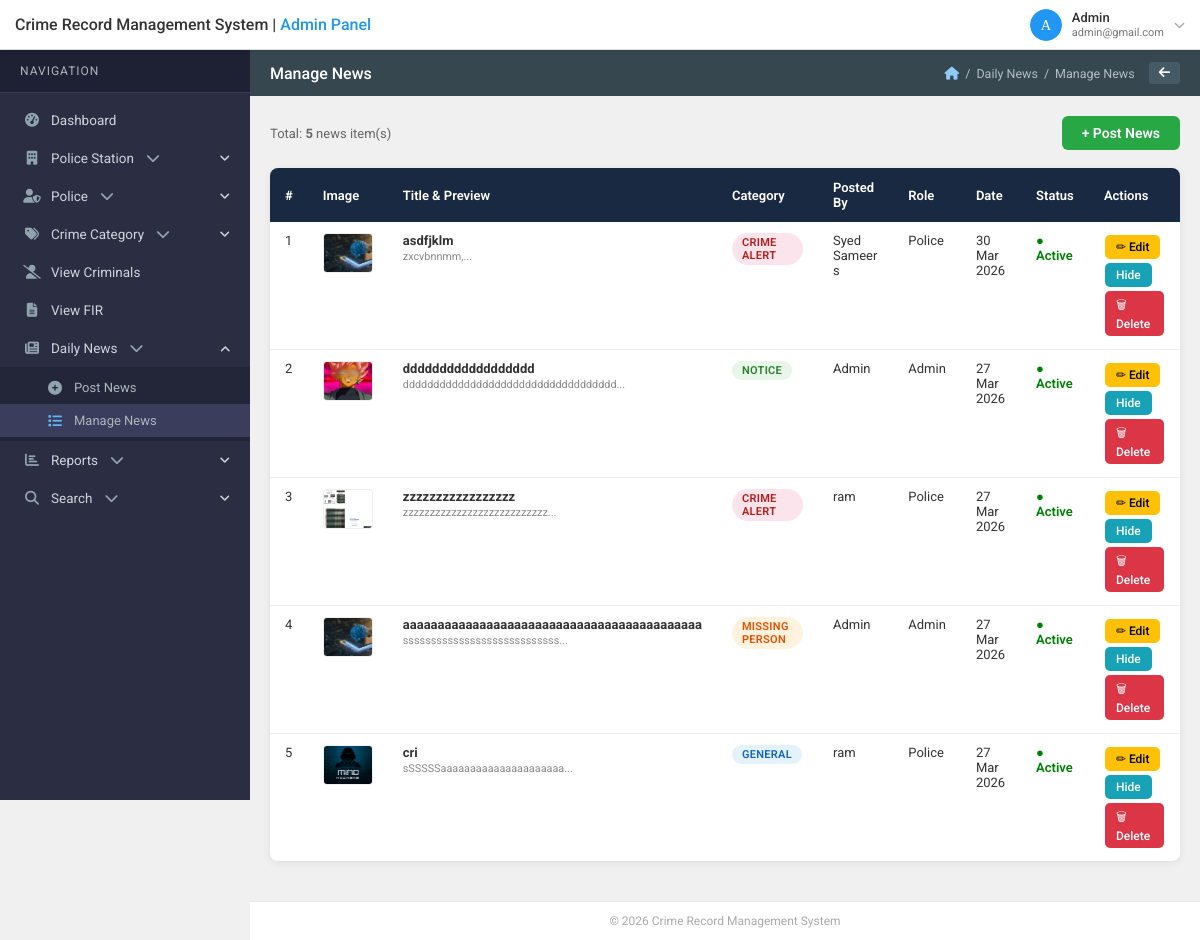
Page /reports/admin/manage_news.php (signed in) on the committed database.
### tables this page shows
CREATE TABLE `news` (
  `id` int(11) NOT NULL,
  `title` varchar(255) NOT NULL,
  `content` text NOT NULL,
  `image` varchar(255) DEFAULT NULL,
  `category` enum('General','Crime Alert','Missing Person','Notice','Update') DEFAULT 'General',
  `posted_by` int(11) NOT NULL,
  `posted_by_role` enum('admin','police') NOT NULL,
  `posted_by_name` varchar(100) NOT NULL,
  `station_id` int(11) DEFAULT NULL,
  `is_active` tinyint(1) DEFAULT 1,
  `created_at` datetime DEFAULT current_timestamp(),
  `updated_at` datetime DEFAULT current_timestamp() ON UPDATE current_timestamp()
);

### reports/admin/manage_news.php (the view, shortened to what this page needs)
<?php
require_once '../includes/config.php';
$result = mysqli_query($con, "SELECT * FROM news ORDER BY created_at DESC");
include '../includes/admin-header.php';
?>
<div class="top-bar">
    <span style="font-size:13px;color:#666;">
        Total: <strong><?= mysqli_num_rows($result) ?></strong> news item(s)
    </span>
    <a href="add_news.php" class="btn-add">+ Post News</a>
</div>
<table class="news-table">
    <thead>
        <tr>
            <th>#</th>
            <th>Image</th>
            <th>Title &amp; Preview</th>
            <th>Category</th>
            <th>Posted By</th>
            <th>Role</th>
            <th>Date</th>
            <th>Status</th>
            <th>Actions</th>
        </tr>
    </thead>
    <tbody>
    <?php if (mysqli_num_rows($result) === 0): ?>
        <tr>
            <td colspan="9" style="text-align:center;color:#888;padding:30px;">
                No news found. <a href="add_news.php" style="color:#007bff;">Post your first news</a>.
            </td>
        </tr>
    <?php else:
        $i = 1;
        while ($row = mysqli_fetch_assoc($result)):
            $cat_class = match($row['category']) {
                'Crime Alert'    => 'crime',
                'Missing Person' => 'missing',
                'Notice'         => 'notice',
                'Update'         => 'update',
                default          => 'general'
            };
    ?>
        <tr>
            <td><?= $i++ ?></td>
            <td>
                <?php if ($row['image']): ?>
                    <img src="../uploads/news/<?= htmlspecialchars($row['image']) ?>"
                         class="news-thumb" alt="img">
                <?php else: ?>
                    <span style="color:#ccc;font-size:11px;">No image</span>
                <?php endif; ?>
            </td>
            <td>
                <strong><?= htmlspecialchars($row['title']) ?></strong><br>
                <small style="color:#888;">
                    <?= htmlspecialchars(mb_substr(strip_tags($row['content']), 0, 70)) ?>...
                </small>
            </td>
            <td>
                <span class="badge badge-<?= $cat_class ?>">
                    <?= htmlspecialchars($row['category']) ?>
                </span>
            </td>
            <td><?= htmlspecialchars($row['posted_by_name']) ?></td>
            <td><?= ucfirst(htmlspecialchars($row['posted_by_role'])) ?></td>
            <td><?= date('d M Y', strtotime($row['created_at'])) ?></td>
            <td>
                <?= $row['is_active']
                    ? '<span style="color:green;font-weight:600;">● Active</span>'
                    : '<span style="color:#aaa;font-weight:600;">● Hidden</span>' ?>
            </td>
            <td>
                <a href="edit_news.php?id=<?= $row['id'] ?>" class="btn-sm btn-edit">✏ Edit</a>
                <a href="?toggle=<?= $row['id'] ?>"
                   class="btn-sm <?= $row['is_active'] ? 'btn-toggle-on' : 'btn-toggle-off' ?>">
                    <?= $row['is_active'] ? 'Hide' : 'Show' ?>
                </a>
                <a href="?delete=<?= $row['id'] ?>" class="btn-sm btn-delete"
                   onclick="return confirm('Are you sure you want to delete this news?')">
                    🗑 Delete
                </a>
            </td>
        </tr>
    <?php endwhile; endif; ?>
    </tbody>
</table>
<?php include '../includes/admin-footer.php'; ?>

### reports/css/style.css (style rules this page uses)
* { box-sizing:border-box; margin:0; padding:0; }
body { font-family:'Roboto',sans-serif; font-size:14px; background:#f0f0f0; color:#333; }
a { text-decoration:none; color:inherit; }
.btn-sm { padding:5px 12px; font-size:12.5px; }
.btn-edit { background:#2196F3; color:#fff; }
.btn-delete { background:#f44336; color:#fff; }
.badge { display:inline-block; padding:3px 9px; border-radius:2px; font-size:11px; font-weight:600; text-transform:uppercase; letter-spacing:0.3px; }

### reports/admin/manage_news.php (style rules this page uses)
.top-bar { display: flex; justify-content: space-between; align-items: center; margin-bottom: 18px; }
.news-table { width: 100%; border-collapse: collapse; background: #fff; border-radius: 8px; overflow: hidden; box-shadow: 0 2px 8px rgba(0,0,0,0.07); }
.news-table th { background: #1a2942; color: #fff; padding: 12px 15px; text-align: left; font-size: 13px; font-weight: 600; }
.news-table td { padding: 11px 15px; border-bottom: 1px solid #eee; font-size: 13px; vertical-align: top; }
.news-table tr:last-child td { border-bottom: none; }
.badge { padding: 3px 10px; border-radius: 20px; font-size: 11px; font-weight: 600; display: inline-block; }
.badge-general { background:#e3f2fd; color:#1565c0; }
.badge-crime { background:#fce4ec; color:#b71c1c; }
.badge-missing { background:#fff3e0; color:#e65100; }
.badge-notice { background:#e8f5e9; color:#2e7d32; }
.btn-sm { padding: 5px 11px; border-radius: 5px; font-size: 12px; text-decoration: none; border: none; cursor: pointer; display: inline-block; margin: 2px 1px; font-weight: 500; }
.btn-edit { background:#ffc107; color:#000; }
.btn-delete { background:#dc3545; color:#fff; }
.btn-toggle-on { background:#17a2b8; color:#fff; }
.btn-add { background: #28a745; color: #fff; padding: 9px 20px; border-radius: 6px; text-decoration: none; font-size: 14px; font-weight: 600; }
.news-thumb { width: 50px; height: 40px; object-fit: cover; border-radius: 4px; border: 1px solid #eee; }

### rows in the picture
news: image (picture), title "asdfjklm", content "zxcvbnnmm,", category "CRIME ALERT", posted_by_name "Syed Sameer s", posted_by_role "Police", created_at "30 Mar 2026", is_active "● Active"
news: image (picture), title "dddddddddddddddddd", content "ddddddddddddddddddddddddddddddddddd", category "NOTICE", posted_by_name "Admin", posted_by_role "Admin", created_at "27 Mar 2026", is_active "● Active"
news: image (picture), title "zzzzzzzzzzzzzzzzz", content "zzzzzzzzzzzzzzzzzzzzzzzzzzz", category "CRIME ALERT", posted_by_name "ram", posted_by_role "Police", created_at "27 Mar 2026", is_active "● Active"
news: image (picture), title "aaaaaaaaaaaaaaaaaaaaaaaaaaaaaaaaaaaaaaaaaaa", content "ssssssssssssssssssssssssssss", category "MISSING PERSON", posted_by_name "Admin", posted_by_role "Admin", created_at "27 Mar 2026", is_active "● Active"
news: image (picture), title "cri", content "sSSSSSaaaaaaaaaaaaaaaaaaaaa", category "GENERAL", posted_by_name "ram", posted_by_role "Police", created_at "27 Mar 2026", is_active "● Active"

### other values in the picture
$admin_name "Admin"
$admin_email "admin@gmail.com"
$page_title "Manage News"
$b['label'] "Daily News"
$b['label'] "Manage News"
mysqli_num_rows($result) "5"
